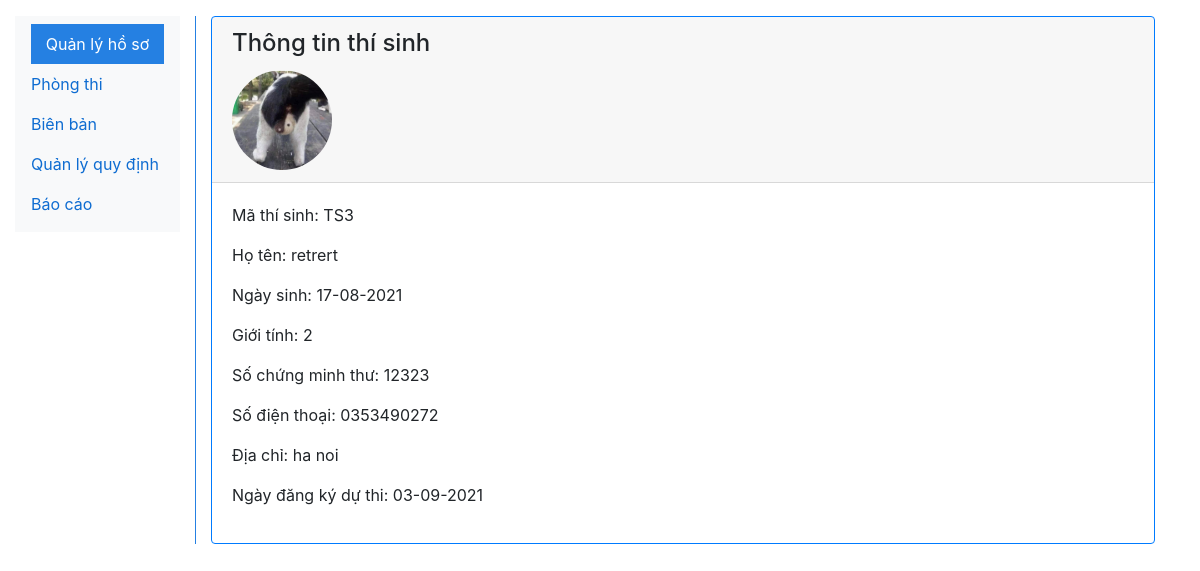
Page /?viewprofile=10 on the committed database.
### tables this page shows
CREATE TABLE `thisinh` (
  `id` int(11) NOT NULL COMMENT 'Khóa chính',
  `mathisinh` varchar(20) NOT NULL COMMENT 'Mã thí sinh',
  `hoten` varchar(30) NOT NULL COMMENT 'Họ tên',
  `ngaysinh` date NOT NULL COMMENT 'Ngày sinh',
  `diachi` text NOT NULL COMMENT 'Địa chỉ',
  `socmt` varchar(50) NOT NULL COMMENT 'Số chứng minh thư',
  `ngaydangkythi` datetime DEFAULT current_timestamp() COMMENT 'Ngày đăng ký dự thi',
  `sodienthoai` varchar(20) DEFAULT NULL COMMENT 'Số điện thoại',
  `gioitinh` int(10) DEFAULT 1 COMMENT 'Giới tính (1: nam, 2: nữ, 3: khác)',
  `avatar_photo_path` longtext DEFAULT NULL
);

### libs/Database.php (called while the page is built, shortened)
<?php
class Database
{
    private $__host, $__username, $__password, $__database;
    protected $_mysqli = null, $_pdo = null;
    public function __construct()
    {
        $this->__host = HOST;
        $this->__username = USERNAME;
        $this->__password = PASSWORD;
        $this->__database = DATABASE;
    }
    public function getMysqliConnection(): mysqli
    {
        if ($this->_mysqli === null) {
            $this->_mysqli = new mysqli($this->__host, $this->__username, $this->__password, $this->__database);
        }
        return $this->_mysqli;
    }
    public function getPdoConnection(): PDO
    {
        if ($this->_pdo === null) {
            try {
                $this->_pdo = new PDO("mysql:host=" . $this->__host . ";dbname=" . $this->__database, $this->__username, $this->__password);
                $this->_pdo->setAttribute(PDO::ATTR_ERRMODE, PDO::ERRMODE_EXCEPTION);
            }
            catch (PDOException $e) {
                throw $e;
            }
        }
        return $this->_pdo;
    }
}

### classes/ThiSinh.php (called while the page is built, shortened)
<?php
include_once(APP_PATH . '/Traits/DateTimeFormat.php');
class ThiSinh extends Model
{
    private $__service;
    public function __construct()
    {
        $this->__service = new ThiSinhService();
    }
    public function getById($id): mysqli_result|bool
    {
        return $this->__service->getById($id);
    }
}

### services/BaseService.php (called while the page is built, shortened)
<?php
include_once APP_PATH . '/repos/BaseRepo.php';
class BaseService implements IBaseInterface
{
    protected $_repo = null;
    public function __construct(BaseRepo $repo)
    {
        $this->_repo = $repo;
    }
    public function getById($id): mysqli_result|bool
    {
        return $this->_repo->getById($id);
    }
}

### repos/BaseRepo.php (called while the page is built, shortened)
<?php
include_once APP_PATH . '/libs/Database.php';
class BaseRepo extends Database implements IBaseInterface
{
    private $__table = '';
    public function __construct($table)
    {
        $this->__table = $table;
    }
    public function getById($id): mysqli_result|bool
    {
        try {
            $stmt = $this->_mysqli->prepare('select * from ' . $this->__table . ' where id = ?');
            $stmt->bind_param('s', $id);
            $stmt->execute();
        } catch (mysqli_sql_exception $e) {
            throw $e;
        }
        return $stmt->get_result();
    }
}

### Traits/DateTimeFormat.php (called while the page is built, shortened)
<?php
trait DateTimeFormat
{
    public function dmyFormat($timestamp): string|false
    {
        try {
            return date("d-m-Y", strtotime($timestamp));
        } catch (Exception $e) {
            throw $e;
        }
    }
}

### views/thisinh/XemThiSinh.php (the view)
<?php
include_once APP_PATH . '/classes/ThiSinh.php';
$ts = new ThiSinh();
if (isset($_GET['viewprofile'])) $thisinh = $ts->getById($_GET['viewprofile']);
else $thisinh = null;
if (!empty($thisinh = $thisinh->fetch_object())) {
?>
    <div class="view_profile">
        <div class="card border-primary">
            <div class="card-header">
                <h4 class="card-title">Thông tin thí sinh</h4>
                <img class="rounded-circle" width="100" height="100" src="<?php echo $thisinh->avatar_photo_path ?>" alt="<?php echo $thisinh->hoten ?>">
            </div>
            <div class="card-body">
                <div class="card-text">
                    <p>Mã thí sinh: <?php echo $thisinh->mathisinh ?></p>
                    <p>Họ tên: <?php echo $thisinh->hoten ?></p>
                    <p>Ngày sinh: <?php echo $ts->dmyFormat($thisinh->ngaysinh) ?></p>
                    <p>Giới tính: <?php echo $thisinh->gioitinh ?></p>
                    <p>Số chứng minh thư: <?php echo $thisinh->socmt ?></p>
                    <p>Số điện thoại: <?php echo $thisinh->sodienthoai ?></p>
                    <p>Địa chỉ: <?php echo $thisinh->diachi ?></p>
                    <p>Ngày đăng ký dự thi: <?php echo $ts->dmyFormat($thisinh->ngaydangkythi) ?></p>
                </div>
            </div>
        </div>
    </div>
<?php } ?>

### rows in the picture
thisinh: avatar_photo_path (picture), mathisinh "TS3", hoten "retrert", ngaysinh "17-08-2021", gioitinh "2", socmt "12323", sodienthoai "0353490272", diachi "ha noi", ngaydangkythi "03-09-2021"
